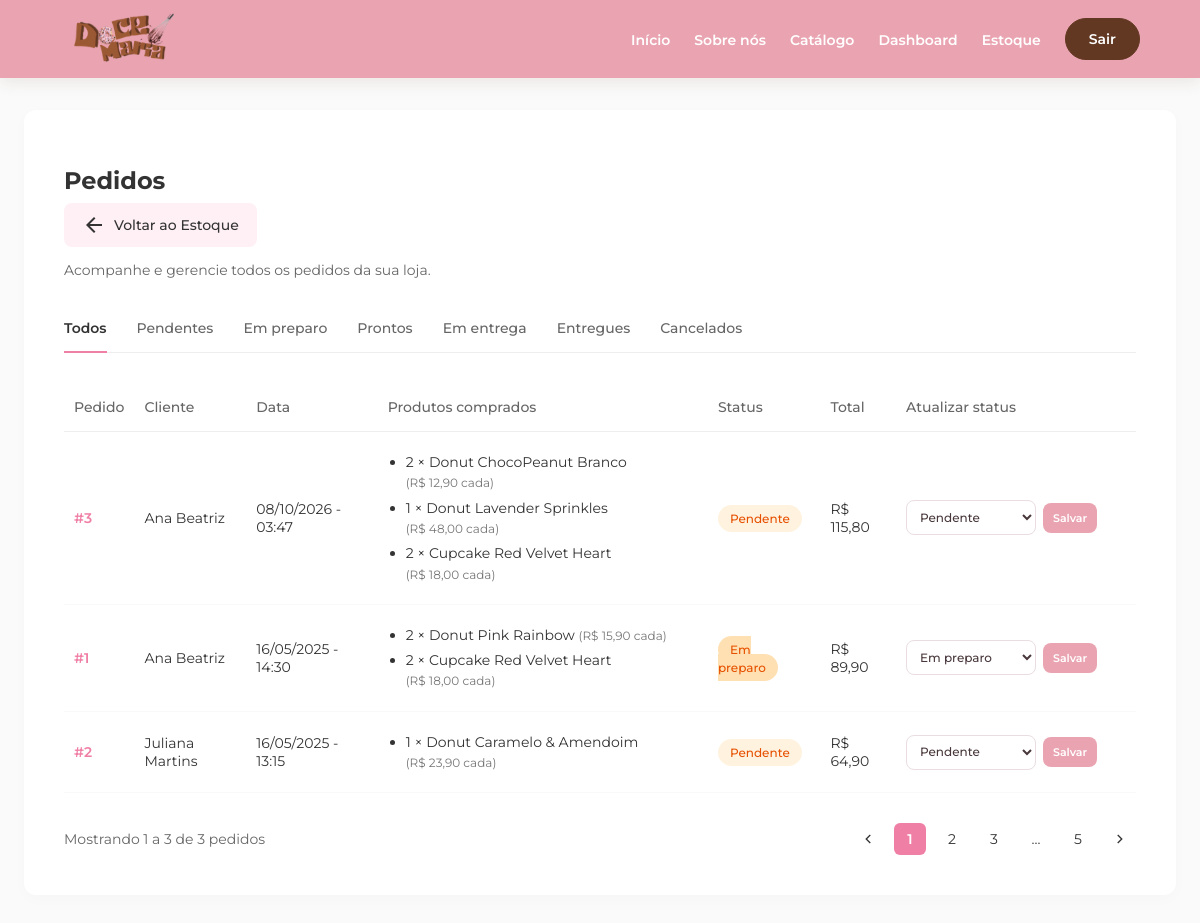
Page /admin/pedidos.php (signed in) on the committed database.
### tables this page shows
CREATE TABLE IF NOT EXISTS pedidos (
    id_pedido INT AUTO_INCREMENT PRIMARY KEY,
    id_cliente INT NOT NULL,
    data_pedido DATETIME NOT NULL DEFAULT CURRENT_TIMESTAMP,
    status_pedido ENUM(
        'Pendente', 'Em preparo', 'Pronto', 'Em entrega', 'Entregue', 'Cancelado'
    ) DEFAULT 'Pendente',
    metodo_coleta ENUM('Retirada', 'Entrega') NOT NULL,
    nome_coletor VARCHAR(100),
    nota_pedido TEXT,
    cep VARCHAR(10),
    endereco_entrega TEXT,
    subtotal DECIMAL(10, 2) NOT NULL,
    valor_frete DECIMAL(10, 2) DEFAULT 0.00,
    gorjeta DECIMAL(10, 2) DEFAULT 0.00,
    valor_total DECIMAL(10, 2) NOT NULL,
    metodo_pagamento ENUM('Cartão', 'Pix', 'Dinheiro') NOT NULL,
    possui_brinde BOOLEAN DEFAULT FALSE,
    FOREIGN KEY (id_cliente) REFERENCES usuarios (id_user)
);

CREATE TABLE IF NOT EXISTS usuarios (
    id_user INT AUTO_INCREMENT PRIMARY KEY,
    nome VARCHAR(100) NOT NULL,
    email VARCHAR(100) UNIQUE NOT NULL,
    senha VARCHAR(255) NOT NULL,
    telefone VARCHAR(20),
    tipo_usuario ENUM('cliente', 'admin') DEFAULT 'cliente',
    pontos_fidelidade INT DEFAULT 0,
    data_cadastro DATE NOT NULL DEFAULT (CURRENT_DATE)
);

CREATE TABLE IF NOT EXISTS itens_pedido (
    id_item INT AUTO_INCREMENT PRIMARY KEY,
    id_pedido INT NOT NULL,
    id_produto INT NULL,
    nome_produto VARCHAR(100) NULL,
    img_produto VARCHAR(255) NULL,
    quantidade INT NOT NULL,
    preco_unitario DECIMAL(10,2) NOT NULL,
    FOREIGN KEY (id_pedido) REFERENCES pedidos (id_pedido) ON DELETE CASCADE,
    FOREIGN KEY (id_produto) REFERENCES produtos (id_produto) ON DELETE SET NULL
);

### admin/pedidos.php (the view, shortened to what this page needs)
<?php
require_once __DIR__ . '/../php/crud.php';
$adminDashboardUrl = rtrim(str_replace('\\', '/', dirname((string) ($_SERVER['SCRIPT_NAME'] ?? '/admin/pedidos.php'))), '/') . '/dashboard.php';
$statusPermitidos = ['Pendente', 'Em preparo', 'Pronto', 'Em entrega', 'Entregue', 'Cancelado'];
$filtro_status = $_GET['status'] ?? 'Todos';
$filtrosPermitidos = array_merge(['Todos'], $statusPermitidos);
$sql = "SELECT p.id_pedido, u.nome AS nome_cliente, p.data_pedido, p.status_pedido, p.valor_total
        FROM pedidos p
        INNER JOIN usuarios u ON p.id_cliente = u.id_user";
$sql .= " ORDER BY p.data_pedido DESC";
$stmt = $pdo->prepare($sql);
$stmt->execute();
$pedidos = $stmt->fetchAll(PDO::FETCH_ASSOC);
$itensPorPedido = [];
if ($pedidos) {
    $placeholders = implode(',', array_fill(0, count($pedidos), '?'));
    $itensStatement = $pdo->prepare(
        "SELECT ip.id_pedido, ip.quantidade, ip.preco_unitario,
                COALESCE(pr.nome_produto, ip.nome_produto, 'Produto removido') AS nome_produto
         FROM itens_pedido ip
         LEFT JOIN produtos pr ON pr.id_produto = ip.id_produto
         WHERE ip.id_pedido IN ($placeholders)
         ORDER BY ip.id_pedido, ip.id_item"
    );
    $itensStatement->execute(array_column($pedidos, 'id_pedido'));
    foreach ($itensStatement->fetchAll(PDO::FETCH_ASSOC) as $item) {
        $itensPorPedido[(int) $item['id_pedido']][] = $item;
    }
}
function formatarData($dataHora) {
    $data = new DateTime($dataHora);
    return $data->format('d/m/Y - H:i');
}
?>
<!DOCTYPE html>
<html lang="pt-br">
<head>
</head>
<body>
    <header class="admin-site-header">
        <ul class="admin-menu">
            <li><a href="../index.php"><img src="../imagens/Doce_Maria.png" class="admin-logo" alt="Doce Maria"></a></li>
            <li><a href="../index.php">Início</a></li>
            <li><a href="../sobre.php">Sobre nós</a></li>
            <li><a href="../produtos.php">Catálogo</a></li>
            <li><a href="<?php echo htmlspecialchars($adminDashboardUrl, ENT_QUOTES, 'UTF-8'); ?>" aria-label="Abrir dashboard administrativo">Dashboard</a></li>
            <li><a href="estoque.php">Estoque</a></li>
            <li><a class="logout-button" href="../logout.php" aria-label="Sair da conta">Sair</a></li>
        </ul>
    </header>
    <div class="container">
        <h1>Pedidos</h1>   <a href="estoque.php" class="btn-voltar">
            <span class="material-symbols-outlined">arrow_back</span>
            Voltar ao Estoque
        </a>
        <p class="subtitle">Acompanhe e gerencie todos os pedidos da sua loja.</p>
        <div class="tabs">
            <?php
            $abas = $filtrosPermitidos;
            foreach ($abas as $aba):
                $activeClass = ($filtro_status === $aba) ? 'active' : '';
                $url = '?status=' . urlencode($aba);
                $labelAba = $aba === 'Pendente' ? 'Pendentes' : ($aba === 'Pronto' ? 'Prontos' : ($aba === 'Entregue' ? 'Entregues' : ($aba === 'Cancelado' ? 'Cancelados' : $aba)));
            ?>
                <a href="<?php echo htmlspecialchars($url, ENT_QUOTES, 'UTF-8'); ?>" class="<?php echo $activeClass; ?>"><?php echo htmlspecialchars($labelAba, ENT_QUOTES, 'UTF-8'); ?></a>
            <?php endforeach; ?>
        </div>
        <table>
            <thead>
                <tr>
                    <th>Pedido</th>
                    <th>Cliente</th>
                    <th>Data</th>
                    <th>Produtos comprados</th>
                    <th>Status</th>
                    <th>Total</th>
                    <th>Atualizar status</th>
                </tr>
            </thead>
            <tbody>
                <?php if (!empty($pedidos)): ?>
                    <?php foreach ($pedidos as $pedido): ?>
                        <tr>
                            <td class="pedido-id">#<?php echo htmlspecialchars((string) $pedido['id_pedido'], ENT_QUOTES, 'UTF-8'); ?></td>
                            <td><?php echo htmlspecialchars($pedido['nome_cliente'], ENT_QUOTES, 'UTF-8'); ?></td>
                            <td><?php echo formatarData($pedido['data_pedido']); ?></td>
                            <td class="order-items">
                                <?php $itensPedido = $itensPorPedido[(int) $pedido['id_pedido']] ?? []; ?>
                                <?php if ($itensPedido): ?>
                                    <ul>
                                        <?php foreach ($itensPedido as $item): ?>
                                            <li>
                                                <?php echo (int) $item['quantidade']; ?> ×
                                                <?php echo htmlspecialchars($item['nome_produto'], ENT_QUOTES, 'UTF-8'); ?>
                                                <span class="order-item-price">(R$ <?php echo number_format((float) $item['preco_unitario'], 2, ',', '.'); ?> cada)</span>
                                            </li>
                                        <?php endforeach; ?>
                                    </ul>
                                <?php else: ?>
                                    <span>Sem itens registrados</span>
                                <?php endif; ?>
                            </td>
                            <td>
                                <?php
                                $statusClass = '';
                                switch ($pedido['status_pedido']) {
                                    case 'Pendente': $statusClass = 'badge-pendente'; break;
                                    case 'Em preparo': $statusClass = 'badge-preparo'; break;
                                }
                                ?>
                                <span class="badge <?php echo $statusClass; ?>">
                                    <?php echo htmlspecialchars($pedido['status_pedido'], ENT_QUOTES, 'UTF-8'); ?>
                                </span>
                            </td>
                            <td>R$ <?php echo number_format((float) $pedido['valor_total'], 2, ',', '.'); ?></td>
                            <td>
                                <form class="status-update-form" method="POST" action="pedidos.php">
                                    <select name="status_pedido" aria-label="Novo status do pedido <?php echo (int) $pedido['id_pedido']; ?>">
                                        <?php foreach ($statusPermitidos as $status): ?>
                                            <option value="<?php echo htmlspecialchars($status, ENT_QUOTES, 'UTF-8'); ?>" <?php echo $pedido['status_pedido'] === $status ? 'selected' : ''; ?>>
                                                <?php echo htmlspecialchars($status, ENT_QUOTES, 'UTF-8'); ?>
                                            </option>
                                        <?php endforeach; ?>
                                    </select>
                                    <button type="submit">Salvar</button>
                                </form>
                            </td>
                        </tr>
                    <?php endforeach; ?>
                <?php else: ?>
                    <tr>
                        <td colspan="7" style="text-align: center; color: #999;">Nenhum pedido encontrado.</td>
                    </tr>
                <?php endif; ?>
            </tbody>
        </table>
        <div class="pagination">
            <span>Mostrando 1 a <?php echo count($pedidos); ?> de <?php echo count($pedidos); ?> pedidos</span>
            <div class="page-numbers">
                <a href="#"><span class="material-symbols-outlined" style="font-size: 18px;">chevron_left</span></a>
                <span class="active">1</span>
                <a href="#">2</a>
                <a href="#">3</a>
                <span>...</span>
                <a href="#">5</a>
                <a href="#"><span class="material-symbols-outlined" style="font-size: 18px;">chevron_right</span></a>
            </div>
        </div>
    </div>
</body>
</html>

### admin/pedidos.php (style rules this page uses)
body { font-family: 'Montserrat', sans-serif; background-color: #FAFAFA; margin: 0; padding: 0 24px 40px; color: #333; }
.admin-site-header { position: sticky; top: 0; z-index: 1000; height: 78px; margin: 0 -24px 32px; background: #eaa4b1; box-shadow: 0 4px 15px rgba(98, 56, 34, .1); }
.admin-menu { display: flex; align-items: center; gap: 24px; height: 100%; margin: 0; padding: 0 5%; list-style: none; }
.admin-menu li:first-child { margin-right: auto; }
.admin-menu a { color: #fff; font-size: 14px; font-weight: 600; text-decoration: none; transition: color .2s ease; }
.admin-logo { display: block; width: 126px; height: auto; }
.logout-button { display: inline-flex; align-items: center; justify-content: center; padding: 11px 23px; border: 1px solid #623822; border-radius: 30px; background: #623822; color: #fff; font: 600 13px 'Montserrat', sans-serif; text-decoration: none; cursor: pointer; }
.admin-menu a.logout-button { color: #fff; }
.container { max-width: 1200px; margin: 0 auto; background: #fff; padding: 40px; border-radius: 12px; box-shadow: 0 4px 15px rgba(0,0,0,0.02); }
h1 { font-size: 24px; margin-bottom: 8px; }
p.subtitle { color: #666; font-size: 14px; margin-bottom: 40px; }
.tabs { display: flex; gap: 30px; border-bottom: 1px solid #eee; margin-bottom: 30px; }
.tabs a { text-decoration: none; color: #666; font-size: 14px; font-weight: 500; padding-bottom: 15px; position: relative; }
.tabs a.active { color: #333; font-weight: 600; }
.tabs a.active::after { content: ''; position: absolute; bottom: -1px; left: 0; width: 100%; height: 2px; background-color: #F07FA6; }
table { width: 100%; border-collapse: collapse; margin-bottom: 30px; }
th { text-align: left; font-weight: 500; color: #666; font-size: 14px; padding: 15px 10px; border-bottom: 1px solid #eee; }
td { padding: 20px 10px; font-size: 14px; border-bottom: 1px solid #f9f9f9; color: #333; }
.pedido-id { color: #F07FA6; font-weight: 600; }
.badge { padding: 6px 12px; border-radius: 20px; font-size: 12px; font-weight: 500; }
.badge-pendente { background-color: #FFF3E0; color: #E65100; }
.badge-preparo { background-color: #FFE0B2; color: #E65100; }
.order-items { min-width: 220px; }
.order-items ul { margin: 0; padding-left: 18px; }
.order-items li { margin: 0 0 5px; line-height: 1.45; }
.order-items li:last-child { margin-bottom: 0; }
.order-item-price { color: #777; font-size: 12px; white-space: nowrap; }
.status-update-form { display: flex; align-items: center; gap: 7px; min-width: 220px; }
.status-update-form select { min-width: 130px; padding: 8px 9px; border: 1px solid #eadde1; border-radius: 8px; background: #fff; color: #49383b; font: 500 12px 'Montserrat', sans-serif; }
.status-update-form button { padding: 8px 10px; border: 0; border-radius: 8px; background: #eaa4b1; color: #fff; font: 600 11px 'Montserrat', sans-serif; cursor: pointer; }
.pagination { display: flex; justify-content: space-between; align-items: center; font-size: 14px; color: #666; }
.page-numbers { display: flex; gap: 10px; align-items: center; }
.page-numbers a, .page-numbers span { text-decoration: none; color: #333; width: 32px; height: 32px; display: flex; align-items: center; justify-content: center; border-radius: 6px; }
.page-numbers .active { background-color: #F07FA6; color: #fff; font-weight: 600; }
.btn-voltar { display: inline-flex; align-items: center; gap: 8px; background-color: #FFF0F5; color: #333; text-decoration: none; padding: 10px 18px; border-radius: 8px; font-size: 14px; font-weight: 500; transition: background-color 0.2s, color 0.2s; }

### rows in the picture
pedidos: id_pedido "3", id_cliente.nome "Ana Beatriz", data_pedido "08/10/2026 - 03:47", status_pedido "Pendente", valor_total "115,80"
itens_pedido: quantidade "2", nome_produto "Donut ChocoPeanut Branco", preco_unitario "12,90"
itens_pedido: quantidade "1", nome_produto "Donut Lavender Sprinkles", preco_unitario "48,00"
itens_pedido: quantidade "2", nome_produto "Cupcake Red Velvet Heart", preco_unitario "18,00"
pedidos: id_pedido "1", id_cliente.nome "Ana Beatriz", data_pedido "16/05/2025 - 14:30", status_pedido "Em preparo", valor_total "89,90"
itens_pedido: quantidade "2", nome_produto "Donut Pink Rainbow", preco_unitario "15,90"
itens_pedido: quantidade "2", nome_produto "Cupcake Red Velvet Heart", preco_unitario "18,00"
pedidos: id_pedido "2", id_cliente.nome "Juliana Martins", data_pedido "16/05/2025 - 13:15", status_pedido "Pendente", valor_total "64,90"
itens_pedido: quantidade "1", nome_produto "Donut Caramelo & Amendoim", preco_unitario "23,90"

### other values in the picture
$labelAba "Todos"
$labelAba "Pendentes"
$labelAba "Em preparo"
$labelAba "Prontos"
$labelAba "Em entrega"
$labelAba "Entregues"
$labelAba "Cancelados"
count($pedidos) "3"
